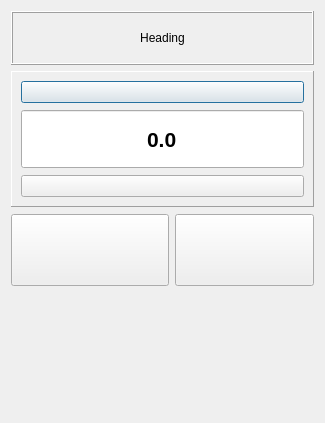
<?xml version="1.0" encoding="UTF-8"?>
<ui version="4.0">
 <class>DialDialog</class>
 <widget class="QDialog" name="DialDialog">
  <property name="geometry">
   <rect>
    <x>0</x>
    <y>0</y>
    <width>325</width>
    <height>423</height>
   </rect>
  </property>
  <property name="windowTitle">
   <string>Dialog</string>
  </property>
  <layout class="QVBoxLayout" name="verticalLayout">
   <item>
    <widget class="QFrame" name="frame">
     <property name="minimumSize">
      <size>
       <width>0</width>
       <height>54</height>
      </size>
     </property>
     <property name="maximumSize">
      <size>
       <width>16777215</width>
       <height>54</height>
      </size>
     </property>
     <property name="frameShape">
      <enum>QFrame::Box</enum>
     </property>
     <property name="frameShadow">
      <enum>QFrame::Raised</enum>
     </property>
     <layout class="QHBoxLayout" name="horizontalLayout">
      <item>
       <widget class="QLabel" name="labHeading">
        <property name="text">
         <string>Heading</string>
        </property>
        <property name="alignment">
         <set>Qt::AlignCenter</set>
        </property>
       </widget>
      </item>
     </layout>
    </widget>
   </item>
   <item>
    <widget class="QFrame" name="frame_3">
     <property name="frameShape">
      <enum>QFrame::Panel</enum>
     </property>
     <property name="frameShadow">
      <enum>QFrame::Raised</enum>
     </property>
     <layout class="QVBoxLayout" name="verticalLayout_2">
      <item>
       <layout class="QVBoxLayout" name="verticalLayout_3">
        <item>
         <widget class="QPushButton" name="pbUp">
          <property name="text">
           <string/>
          </property>
          <property name="icon">
           <iconset resource="jle_resources.qrc">
            <normaloff>:/icons/Resources/pic/Button_ShiftUp.png</normaloff>:/icons/Resources/pic/Button_ShiftUp.png</iconset>
          </property>
          <property name="iconSize">
           <size>
            <width>64</width>
            <height>64</height>
           </size>
          </property>
          <property name="autoRepeat">
           <bool>true</bool>
          </property>
          <property name="autoRepeatDelay">
           <number>5</number>
          </property>
          <property name="autoRepeatInterval">
           <number>5</number>
          </property>
         </widget>
        </item>
        <item>
         <widget class="QDoubleSpinBox" name="dspValue">
          <property name="sizePolicy">
           <sizepolicy hsizetype="Minimum" vsizetype="Fixed">
            <horstretch>0</horstretch>
            <verstretch>70</verstretch>
           </sizepolicy>
          </property>
          <property name="minimumSize">
           <size>
            <width>0</width>
            <height>60</height>
           </size>
          </property>
          <property name="font">
           <font>
            <pointsize>16</pointsize>
            <weight>75</weight>
            <bold>true</bold>
           </font>
          </property>
          <property name="alignment">
           <set>Qt::AlignCenter</set>
          </property>
          <property name="buttonSymbols">
           <enum>QAbstractSpinBox::NoButtons</enum>
          </property>
          <property name="prefix">
           <string/>
          </property>
          <property name="suffix">
           <string/>
          </property>
          <property name="decimals">
           <number>1</number>
          </property>
          <property name="minimum">
           <double>-12.000000000000000</double>
          </property>
          <property name="maximum">
           <double>12.000000000000000</double>
          </property>
          <property name="singleStep">
           <double>0.500000000000000</double>
          </property>
         </widget>
        </item>
        <item>
         <widget class="QPushButton" name="pbDown">
          <property name="text">
           <string/>
          </property>
          <property name="icon">
           <iconset resource="jle_resources.qrc">
            <normaloff>:/icons/Resources/pic/Button_ShiftDown.png</normaloff>:/icons/Resources/pic/Button_ShiftDown.png</iconset>
          </property>
          <property name="iconSize">
           <size>
            <width>64</width>
            <height>64</height>
           </size>
          </property>
          <property name="autoRepeat">
           <bool>true</bool>
          </property>
          <property name="autoRepeatDelay">
           <number>5</number>
          </property>
          <property name="autoRepeatInterval">
           <number>5</number>
          </property>
         </widget>
        </item>
       </layout>
      </item>
     </layout>
    </widget>
   </item>
   <item>
    <layout class="QHBoxLayout" name="horizontalLayout_2">
     <item>
      <widget class="QPushButton" name="pbOK">
       <property name="sizePolicy">
        <sizepolicy hsizetype="Expanding" vsizetype="Expanding">
         <horstretch>80</horstretch>
         <verstretch>80</verstretch>
        </sizepolicy>
       </property>
       <property name="minimumSize">
        <size>
         <width>72</width>
         <height>72</height>
        </size>
       </property>
       <property name="maximumSize">
        <size>
         <width>1000</width>
         <height>70</height>
        </size>
       </property>
       <property name="sizeIncrement">
        <size>
         <width>0</width>
         <height>0</height>
        </size>
       </property>
       <property name="baseSize">
        <size>
         <width>0</width>
         <height>0</height>
        </size>
       </property>
       <property name="text">
        <string/>
       </property>
       <property name="icon">
        <iconset resource="jle_resources.qrc">
         <normaloff>:/icons/Resources/pic/Button_OK.png</normaloff>:/icons/Resources/pic/Button_OK.png</iconset>
       </property>
       <property name="iconSize">
        <size>
         <width>64</width>
         <height>64</height>
        </size>
       </property>
      </widget>
     </item>
     <item>
      <widget class="QPushButton" name="pbCancel">
       <property name="sizePolicy">
        <sizepolicy hsizetype="Minimum" vsizetype="Fixed">
         <horstretch>70</horstretch>
         <verstretch>70</verstretch>
        </sizepolicy>
       </property>
       <property name="minimumSize">
        <size>
         <width>72</width>
         <height>72</height>
        </size>
       </property>
       <property name="maximumSize">
        <size>
         <width>1000</width>
         <height>70</height>
        </size>
       </property>
       <property name="sizeIncrement">
        <size>
         <width>70</width>
         <height>70</height>
        </size>
       </property>
       <property name="baseSize">
        <size>
         <width>70</width>
         <height>70</height>
        </size>
       </property>
       <property name="text">
        <string/>
       </property>
       <property name="icon">
        <iconset resource="jle_resources.qrc">
         <normaloff>:/icons/Resources/pic/Button_NOK.png</normaloff>:/icons/Resources/pic/Button_NOK.png</iconset>
       </property>
       <property name="iconSize">
        <size>
         <width>64</width>
         <height>64</height>
        </size>
       </property>
      </widget>
     </item>
    </layout>
   </item>
   <item>
    <spacer name="verticalSpacer">
     <property name="orientation">
      <enum>Qt::Vertical</enum>
     </property>
     <property name="sizeHint" stdset="0">
      <size>
       <width>20</width>
       <height>40</height>
      </size>
     </property>
    </spacer>
   </item>
  </layout>
 </widget>
 <resources>
  <include location="jle_resources.qrc"/>
 </resources>
 <connections/>
</ui>
